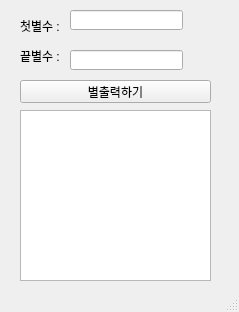
<?xml version="1.0" encoding="UTF-8"?>
<ui version="4.0">
 <class>MainWindow</class>
 <widget class="QMainWindow" name="MainWindow">
  <property name="geometry">
   <rect>
    <x>0</x>
    <y>0</y>
    <width>239</width>
    <height>312</height>
   </rect>
  </property>
  <property name="windowTitle">
   <string>MainWindow</string>
  </property>
  <widget class="QWidget" name="centralwidget">
   <widget class="QLabel" name="lbl_first">
    <property name="geometry">
     <rect>
      <x>20</x>
      <y>20</y>
      <width>56</width>
      <height>12</height>
     </rect>
    </property>
    <property name="text">
     <string>첫별수 :</string>
    </property>
   </widget>
   <widget class="QLineEdit" name="le_first">
    <property name="geometry">
     <rect>
      <x>70</x>
      <y>10</y>
      <width>113</width>
      <height>20</height>
     </rect>
    </property>
   </widget>
   <widget class="QLineEdit" name="le_last">
    <property name="geometry">
     <rect>
      <x>70</x>
      <y>50</y>
      <width>113</width>
      <height>20</height>
     </rect>
    </property>
   </widget>
   <widget class="QPushButton" name="pb">
    <property name="geometry">
     <rect>
      <x>20</x>
      <y>80</y>
      <width>191</width>
      <height>23</height>
     </rect>
    </property>
    <property name="text">
     <string>별출력하기</string>
    </property>
   </widget>
   <widget class="QTextEdit" name="te">
    <property name="geometry">
     <rect>
      <x>20</x>
      <y>110</y>
      <width>191</width>
      <height>171</height>
     </rect>
    </property>
   </widget>
   <widget class="QLabel" name="lbl_second">
    <property name="geometry">
     <rect>
      <x>20</x>
      <y>50</y>
      <width>56</width>
      <height>12</height>
     </rect>
    </property>
    <property name="text">
     <string>끝별수 :</string>
    </property>
   </widget>
  </widget>
  <widget class="QMenuBar" name="menubar">
   <property name="geometry">
    <rect>
     <x>0</x>
     <y>0</y>
     <width>239</width>
     <height>21</height>
    </rect>
   </property>
  </widget>
  <widget class="QStatusBar" name="statusbar"/>
 </widget>
 <resources/>
 <connections/>
</ui>
